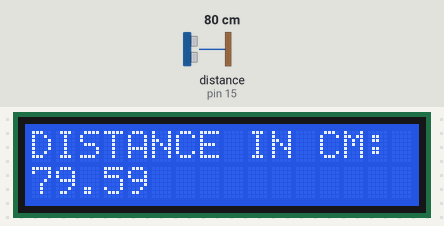
Simulated run of this program. Board: Raspberry Pi (header pin numbers). Shown: 16×2 character LCD. The test bench sets the inputs (shaded band); at power-on: distance to the obstacle (sensor on pin 15) 80 cm. The echo pulse lasts 58.3 µs per cm; the clock reads 2024-03-15 10:24:30 at power-on unless the program sets it; what the program prints to the terminal is not drawn.

Above: at 2.6 s.
2.7 s: distance to the obstacle (sensor on pin 15) set to 18 cm
At 4.7 s:
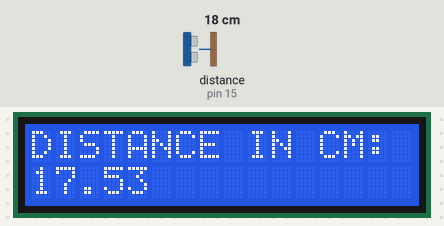
5.8 s: distance to the obstacle (sensor on pin 15) set to 2 cm
At 7.7 s:
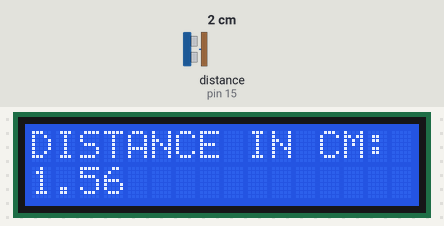
8.9 s: distance to the obstacle (sensor on pin 15) set to 4 cm
At 11.3 s:
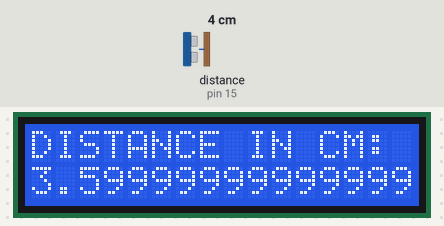
Timing chart, 0 to 12.8 s (numbered marks = the images above; inputs shaded):
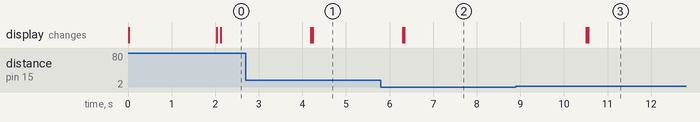

The program:

ultralcd.py
```python
import RPi.GPIO as GPIO
import time

LCD_RS = 33
LCD_E  = 8
LCD_D4 = 10
LCD_D5 = 36
LCD_D6 = 11
LCD_D7 = 12
TRIG = 40
ECHO = 15

LCD_WIDTH = 16    # Maximum characters per line
LCD_CHR = True
LCD_CMD = False

LCD_LINE_1 = 0x80 # LCD RAM address for the 1st line
LCD_LINE_2 = 0xC0 # LCD RAM address for the 2nd line

# Timing constants
E_PULSE = 0.0005
E_DELAY = 0.0005

def main():
  GPIO.setwarnings(False)
  GPIO.setmode(GPIO.BOARD)
  GPIO.setup(LCD_E, GPIO.OUT)  # E
  GPIO.setup(LCD_RS, GPIO.OUT) # RS
  GPIO.setup(LCD_D4, GPIO.OUT) # DB4
  GPIO.setup(LCD_D5, GPIO.OUT) # DB5
  GPIO.setup(LCD_D6, GPIO.OUT) # DB6
  GPIO.setup(LCD_D7, GPIO.OUT) # DB7
  GPIO.setup(TRIG,GPIO.OUT)    #Set pin as GPIO out
  GPIO.setup(ECHO,GPIO.IN)     #Set pin as GPIO in
  # Initialise display
  lcd_init()

  while True:
    GPIO.output(TRIG, False)                 #Set TRIG as LOW
    time.sleep(2)                            #Delay of 2 seconds

    GPIO.output(TRIG, True)                  #Set TRIG as HIGH
    time.sleep(0.00001)                      #Delay of 0.00001 seconds
    GPIO.output(TRIG, False)                 #Set TRIG as LOW

    while GPIO.input(ECHO)==0:               #Check whether the ECHO is LOW
      pulse_start = time.time()              #Saves the last known time of LOW pulse

    while GPIO.input(ECHO)==1:               #Check whether the ECHO is HIGH
      pulse_end = time.time()                #Saves the last known time of HIGH pulse

    pulse_duration = pulse_end - pulse_start #Get pulse duration to a variable

    distance = pulse_duration * 17150        #Multiply pulse duration by 17150 to get distance
    distance = round(distance, 2)            #Round to two decimal points
    distance = distance-0.5
    if distance > 1 and distance < 400:      #Check whether the distance is within range
        print("Distance:",distance,"cm")
        lcd_string("DISTANCE IN CM:",LCD_LINE_1)
        lcd_string(distance,LCD_LINE_2)
def lcd_init():
  # Initialise display
  lcd_byte(0x33,LCD_CMD) # 110011 Initialise
  lcd_byte(0x32,LCD_CMD) # 110010 Initialise
  lcd_byte(0x06,LCD_CMD) # 000110 Cursor move direction
  lcd_byte(0x0C,LCD_CMD) # 001100 Display On,Cursor Off, Blink Off
  lcd_byte(0x28,LCD_CMD) # 101000 Data length, number of lines, font size
  lcd_byte(0x01,LCD_CMD) # 000001 Clear display
  time.sleep(E_DELAY)

def lcd_byte(bits, mode):
  # Send byte to data pins
  # bits = data
  # mode = True  for character
  #        False for command

  GPIO.output(LCD_RS, mode) # RS

  # High bits
  GPIO.output(LCD_D4, False)
  GPIO.output(LCD_D5, False)
  GPIO.output(LCD_D6, False)
  GPIO.output(LCD_D7, False)
  if bits&0x10==0x10:
    GPIO.output(LCD_D4, True)
  if bits&0x20==0x20:
    GPIO.output(LCD_D5, True)
  if bits&0x40==0x40:
    GPIO.output(LCD_D6, True)
  if bits&0x80==0x80:
    GPIO.output(LCD_D7, True)

  # Toggle 'Enable' pin
  lcd_toggle_enable()

  # Low bits
  GPIO.output(LCD_D4, False)
  GPIO.output(LCD_D5, False)
  GPIO.output(LCD_D6, False)
  GPIO.output(LCD_D7, False)
  if bits&0x01==0x01:
    GPIO.output(LCD_D4, True)
  if bits&0x02==0x02:
    GPIO.output(LCD_D5, True)
  if bits&0x04==0x04:
    GPIO.output(LCD_D6, True)
  if bits&0x08==0x08:
    GPIO.output(LCD_D7, True)

  # Toggle 'Enable' pin
  lcd_toggle_enable()

def lcd_toggle_enable():
  # Toggle enable
  time.sleep(E_DELAY)
  GPIO.output(LCD_E, True)
  time.sleep(E_PULSE)
  GPIO.output(LCD_E, False)
  time.sleep(E_DELAY)

def lcd_string(message,line):
  # Send string to display
  message = str(message)
  message = message.ljust(LCD_WIDTH," ")

  lcd_byte(line, LCD_CMD)

  for i in range(LCD_WIDTH):
    lcd_byte(ord(message[i]),LCD_CHR)

if __name__ == '__main__':

  try:
    main()
  except KeyboardInterrupt:
    pass
  finally:
    GPIO.cleanup()
 
```

Measured:
- after the input at 2.7 s, the display: first changes after 1.5 s (image 1 shows a later state)
- after the input at 5.8 s, the display: first changes after 0.50 s (image 2 shows a later state)
- after the input at 8.9 s, the display: first changes after 1.6 s (image 3 shows a later state)
